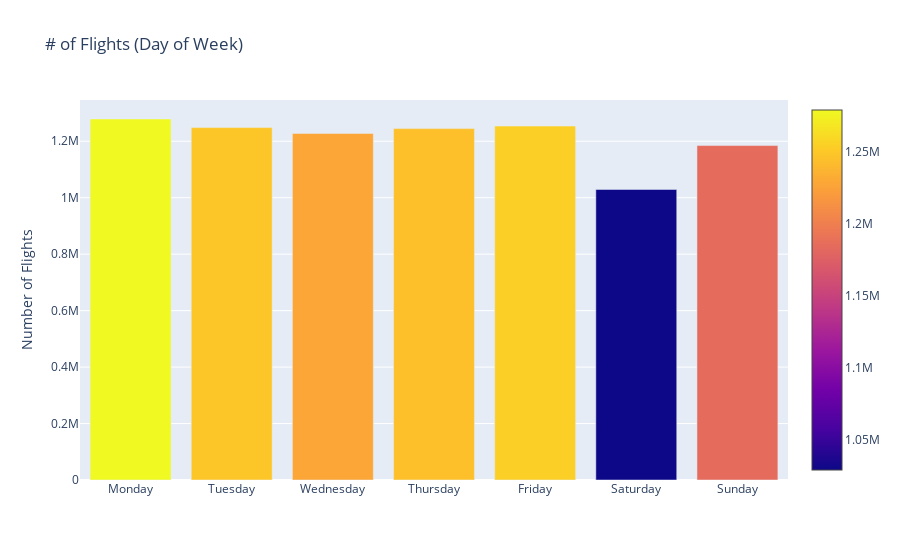

Write notebook code for a chart like this one.
### Markdown cell above
La barre de distribution ci-dessus fournit des informations sur le nombre de vols par mois en 2019. Les plus élevés sont ceux de avril, juillet et aout. Par contre si nous comparons avec les autres mois, il n'y a pas de differnce de nombre de vols significative.

### Code cell
# Daily flight traffic during the year

days={1:'Monday', 2:'Tuesday', 3:'Wednesday', 4:'Thursday', 5:'Friday', 6:'Saturday', 7:'Sunday'}
df_d = df.DAY_OF_WEEK.value_counts().to_frame().reset_index(names='index').sort_values(by='index')
df_d.columns = ['DAY_OF_WEEK', 'FlightNum']
df_d.DAY_OF_WEEK = df_d.DAY_OF_WEEK.map(days)

trace1 = go.Bar(
    x=df_d.DAY_OF_WEEK,
    y=df_d.FlightNum,
    marker=dict(
        color = df_d.FlightNum,  
        showscale=True
    )
)

data = [trace1]
layout = go.Layout(
    title='# of Flights (Day of Week)', 
    yaxis = dict(title = 'Number of Flights'
  )
)

fig = go.Figure(data=data, layout=layout)
py.iplot(fig)

### Figure 1 — Plotly figure (JSON) as saved in the notebook; plotly's stock layout.template omitted (floating-point values rounded to 4 significant figures)
{"data": [{"marker": {"color": [1278846, 1248480, 1227658, 1244816, 1253808, 1029208, 1184734], "showscale": true}, "type": "bar", "x": ["Monday", "Tuesday", "Wednesday", "Thursday", "Friday", "Saturday", "Sunday"], "y": [1278846, 1248480, 1227658, 1244816, 1253808, 1029208, 1184734]}], "layout": {"title": {"text": "# of Flights (Day of Week)"}, "yaxis": {"title": {"text": "Number of Flights"}}}}
